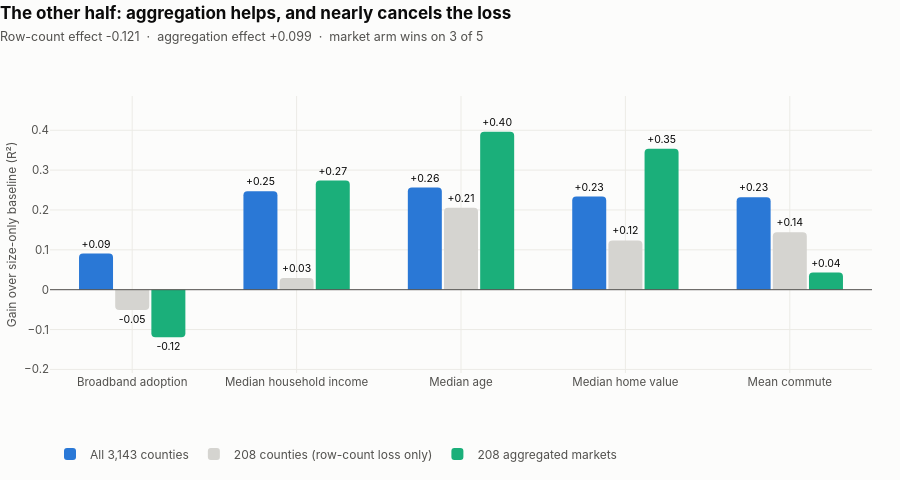

The cell this chart's notebook holds for it:
### Markdown cell above
- **The right panel matters as much as the left.** At 210 units the answer depends
  heavily on which units you happen to have.
- That instability — more than the size of the drop — is what made a market-grain join
  look unacceptable.

Then the other half got measured:

### Code cell
arms = (grain.pivot(index="target", columns="arm", values="mean_lift_over_size")
        .reindex(ORDER))
ARMS = (("county_full", "All 3,143 counties", BLUE),
        ("county_subsample", "208 counties (row-count loss only)", MUTED),
        ("market_aggregate", "208 aggregated markets", AQUA))

fig = go.Figure()
for column, label, colour in ARMS:
    values = arms[column]
    fig.add_trace(go.Bar(
        x=[LABELS[t] for t in ORDER], y=values, name=label,
        marker_color=colour, marker_cornerradius=4,
        text=[f"{v:+.2f}" for v in values], textposition="outside",
        textfont=dict(size=10.5, color=INK),
        hovertemplate=f"<b>%{{x}}</b><br>{label}: %{{y:+.3f}}<extra></extra>",
    ))
fig.add_hline(y=0, line=dict(color=INK2, width=1))
fig.update_yaxes(title_text="Gain over size-only baseline (R²)",
                 range=[min(arms.min()) - 0.09, max(arms.max()) + 0.09])
fig.update_xaxes(showgrid=False)
style(fig, "The other half: aggregation helps, and nearly cancels the loss",
      f"Row-count effect {gst['row_count_effect']:+.3f}  ·  aggregation effect "
      f"{gst['aggregation_effect']:+.3f}  ·  market arm wins on 3 of 5", height=480)
fig.show()

### Figure 1 — Plotly figure (JSON) as saved in the notebook; plotly's stock layout.template omitted (floating-point values rounded to 4 significant figures)
{"data": [{"hovertemplate": "<b>%{x}</b><br>All 3,143 counties: %{y:+.3f}<extra></extra>", "marker": {"color": "#2a78d6", "cornerradius": 4}, "name": "All 3,143 counties", "text": ["+0.09", "+0.25", "+0.26", "+0.23", "+0.23"], "textfont": {"color": "#0b0b0b", "size": 10.5}, "textposition": "outside", "type": "bar", "x": ["Broadband adoption", "Median household income", "Median age", "Median home value", "Mean commute"], "y": [0.09068, 0.247, 0.2562, 0.2335, 0.2321]}, {"hovertemplate": "<b>%{x}</b><br>208 counties (row-count loss only): %{y:+.3f}<extra></extra>", "marker": {"color": "#d5d4d0", "cornerradius": 4}, "name": "208 counties (row-count loss only)", "text": ["-0.05", "+0.03", "+0.21", "+0.12", "+0.14"], "textfont": {"color": "#0b0b0b", "size": 10.5}, "textposition": "outside", "type": "bar", "x": ["Broadband adoption", "Median household income", "Median age", "Median home value", "Mean commute"], "y": [-0.0511, 0.02959, 0.2056, 0.1236, 0.1444]}, {"hovertemplate": "<b>%{x}</b><br>208 aggregated markets: %{y:+.3f}<extra></extra>", "marker": {"color": "#1baf7a", "cornerradius": 4}, "name": "208 aggregated markets", "text": ["-0.12", "+0.27", "+0.40", "+0.35", "+0.04"], "textfont": {"color": "#0b0b0b", "size": 10.5}, "textposition": "outside", "type": "bar", "x": ["Broadband adoption", "Median household income", "Median age", "Median home value", "Mean commute"], "y": [-0.119, 0.2738, 0.3959, 0.3537, 0.04305]}], "layout": {"bargap": 0.34, "bargroupgap": 0.06, "font": {"color": "#0b0b0b", "family": "-apple-system, BlinkMacSystemFont, Segoe UI, Helvetica, Arial, sans-serif", "size": 13}, "height": 480, "hoverlabel": {"bgcolor": "white", "bordercolor": "#ecebe6", "font": {"family": "-apple-system, BlinkMacSystemFont, Segoe UI, Helvetica, Arial, sans-serif", "size": 12.5}}, "legend": {"bgcolor": "rgba(0,0,0,0)", "font": {"color": "#52514e", "size": 12}, "orientation": "h", "x": 0, "y": -0.24, "yanchor": "top"}, "margin": {"b": 104, "l": 12, "r": 28, "t": 96}, "paper_bgcolor": "#fcfcfb", "plot_bgcolor": "#fcfcfb", "shapes": [{"line": {"color": "#52514e", "width": 1}, "type": "line", "x0": 0, "x1": 1, "xref": "x domain", "y0": 0, "y1": 0, "yref": "y"}], "showlegend": true, "title": {"font": {"color": "#0b0b0b", "size": 17}, "text": "<b>The other half: aggregation helps, and nearly cancels the loss</b><br><span style='font-size:12.5px;color:#52514e'>Row-count effect -0.121  ·  aggregation effect +0.099  ·  market arm wins on 3 of 5</span>", "x": 0, "xanchor": "left", "y": 0.96, "yanchor": "top"}, "xaxis": {"automargin": true, "gridcolor": "#ecebe6", "gridwidth": 1, "showgrid": true, "showline": false, "tickfont": {"color": "#52514e", "size": 11.5}, "ticks": "", "title": {"font": {"color": "#52514e", "size": 12}}, "zeroline": false}, "yaxis": {"automargin": true, "gridcolor": "#ecebe6", "gridwidth": 1, "range": [-0.209, 0.4859], "showgrid": true, "showline": false, "tickfont": {"color": "#52514e", "size": 11.5}, "ticks": "", "title": {"font": {"color": "#52514e", "size": 12}, "text": "Gain over size-only baseline (R²)"}, "zeroline": false}}}
